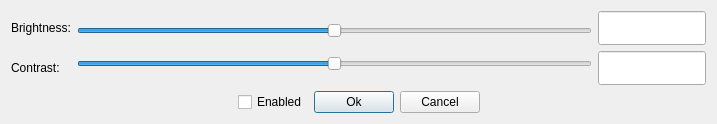
<?xml version="1.0" encoding="UTF-8"?>
<ui version="4.0">
 <class>BrightnessContrastEditor</class>
 <widget class="QDialog" name="BrightnessContrastEditor">
  <property name="windowModality">
   <enum>Qt::NonModal</enum>
  </property>
  <property name="geometry">
   <rect>
    <x>0</x>
    <y>0</y>
    <width>717</width>
    <height>124</height>
   </rect>
  </property>
  <property name="windowTitle">
   <string>Dialog</string>
  </property>
  <property name="modal">
   <bool>true</bool>
  </property>
  <layout class="QVBoxLayout" name="verticalLayout_4">
   <item>
    <layout class="QHBoxLayout" name="horizontalLayout">
     <item>
      <layout class="QVBoxLayout" name="verticalLayout_2">
       <item>
        <widget class="QLabel" name="m_brightnessLabel">
         <property name="text">
          <string>Brightness:</string>
         </property>
        </widget>
       </item>
       <item>
        <widget class="QLabel" name="m_contrastLabel">
         <property name="text">
          <string>Contrast:</string>
         </property>
        </widget>
       </item>
      </layout>
     </item>
     <item>
      <layout class="QVBoxLayout" name="verticalLayout">
       <item>
        <widget class="QSlider" name="m_brightnessSlider">
         <property name="minimum">
          <number>-100</number>
         </property>
         <property name="maximum">
          <number>100</number>
         </property>
         <property name="orientation">
          <enum>Qt::Horizontal</enum>
         </property>
         <property name="tickPosition">
          <enum>QSlider::NoTicks</enum>
         </property>
        </widget>
       </item>
       <item>
        <widget class="QSlider" name="m_contrastSlider">
         <property name="minimum">
          <number>-100</number>
         </property>
         <property name="maximum">
          <number>100</number>
         </property>
         <property name="orientation">
          <enum>Qt::Horizontal</enum>
         </property>
        </widget>
       </item>
      </layout>
     </item>
     <item>
      <layout class="QVBoxLayout" name="verticalLayout_3">
       <item>
        <widget class="QLineEdit" name="m_brightnessEdit">
         <property name="sizePolicy">
          <sizepolicy hsizetype="Preferred" vsizetype="Preferred">
           <horstretch>0</horstretch>
           <verstretch>0</verstretch>
          </sizepolicy>
         </property>
         <property name="readOnly">
          <bool>true</bool>
         </property>
        </widget>
       </item>
       <item>
        <widget class="QLineEdit" name="m_contrastEdit">
         <property name="sizePolicy">
          <sizepolicy hsizetype="Preferred" vsizetype="Preferred">
           <horstretch>0</horstretch>
           <verstretch>0</verstretch>
          </sizepolicy>
         </property>
         <property name="readOnly">
          <bool>true</bool>
         </property>
        </widget>
       </item>
      </layout>
     </item>
    </layout>
   </item>
   <item>
    <layout class="QHBoxLayout" name="horizontalLayout_2">
     <item>
      <spacer name="horizontalSpacer">
       <property name="orientation">
        <enum>Qt::Horizontal</enum>
       </property>
       <property name="sizeHint" stdset="0">
        <size>
         <width>40</width>
         <height>20</height>
        </size>
       </property>
      </spacer>
     </item>
     <item>
      <widget class="QCheckBox" name="m_enabled">
       <property name="text">
        <string>Enabled</string>
       </property>
      </widget>
     </item>
     <item>
      <widget class="QPushButton" name="m_okButton">
       <property name="text">
        <string>Ok</string>
       </property>
      </widget>
     </item>
     <item>
      <widget class="QPushButton" name="m_cancelButton">
       <property name="text">
        <string>Cancel</string>
       </property>
      </widget>
     </item>
     <item>
      <spacer name="horizontalSpacer_2">
       <property name="orientation">
        <enum>Qt::Horizontal</enum>
       </property>
       <property name="sizeHint" stdset="0">
        <size>
         <width>40</width>
         <height>20</height>
        </size>
       </property>
      </spacer>
     </item>
    </layout>
   </item>
  </layout>
 </widget>
 <resources/>
 <connections/>
</ui>
